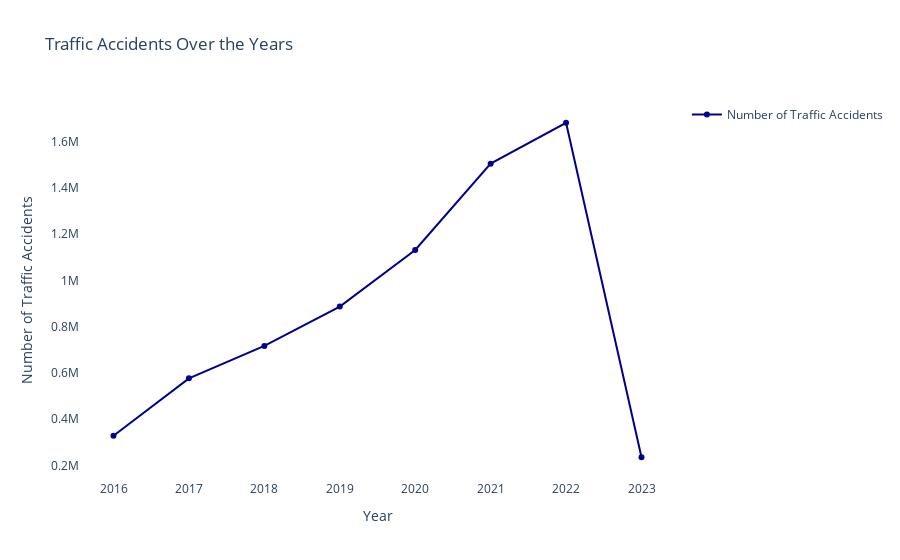

Notebook source saved alongside this figure:
### Code cell
### TRAFFIC ACCIDENTS OVER THE YEARS -- PLOTLY LINEGRAPH ##

import plotly.graph_objects as go

# Create a line graph
fig = go.Figure()

fig.add_trace(go.Scatter(
    x=results_pd["Year"],
    y=results_pd["Accidents"],
    mode='lines+markers',
    name='Number of Traffic Accidents',
    line=dict(color='darkblue', width=2),
    marker=dict(symbol='circle', size=6, color='darkblue')
))

fig.update_layout(
    title="Traffic Accidents Over the Years",
    xaxis=dict(title="Year"),
    yaxis=dict(title="Number of Traffic Accidents"),
    showlegend=True,
    plot_bgcolor='rgba(0, 0, 0, 0)'  # Set plot background color to transparent
)

fig.show()

### Figure 1 — Plotly figure (JSON) as saved in the notebook; plotly's stock layout.template omitted (floating-point values rounded to 4 significant figures)
{"data": [{"line": {"color": "darkblue", "width": 2}, "marker": {"color": "darkblue", "size": 6, "symbol": "circle"}, "mode": "lines+markers", "name": "Number of Traffic Accidents", "type": "scatter", "x": [2016, 2017, 2018, 2019, 2020, 2021, 2022, 2023], "y": [328560, 576417, 716816, 886890, 1131530, 1504781, 1681540, 235305]}], "layout": {"autosize": true, "plot_bgcolor": "rgba(0, 0, 0, 0)", "showlegend": true, "title": {"text": "Traffic Accidents Over the Years"}, "xaxis": {"autorange": true, "range": [2016.0, 2023.0], "title": {"text": "Year"}, "type": "linear"}, "yaxis": {"autorange": true, "range": [129400.0, 1787000.0], "title": {"text": "Number of Traffic Accidents"}, "type": "linear"}}}
